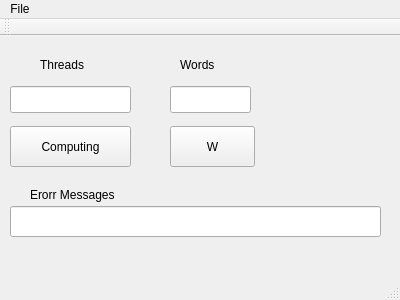
<?xml version="1.0" encoding="UTF-8"?>
<ui version="4.0">
 <class>MainWindow</class>
 <widget class="QMainWindow" name="MainWindow">
  <property name="geometry">
   <rect>
    <x>0</x>
    <y>0</y>
    <width>400</width>
    <height>300</height>
   </rect>
  </property>
  <property name="windowTitle">
   <string>MainWindow</string>
  </property>
  <widget class="QWidget" name="centralWidget">
   <widget class="QPushButton" name="pushButton">
    <property name="geometry">
     <rect>
      <x>10</x>
      <y>90</y>
      <width>121</width>
      <height>41</height>
     </rect>
    </property>
    <property name="text">
     <string>Computing</string>
    </property>
   </widget>
   <widget class="QLineEdit" name="lineEdit">
    <property name="geometry">
     <rect>
      <x>10</x>
      <y>50</y>
      <width>121</width>
      <height>27</height>
     </rect>
    </property>
   </widget>
   <widget class="QLabel" name="label">
    <property name="geometry">
     <rect>
      <x>40</x>
      <y>20</y>
      <width>55</width>
      <height>17</height>
     </rect>
    </property>
    <property name="text">
     <string>Threads</string>
    </property>
   </widget>
   <widget class="QLineEdit" name="lineEdit_2">
    <property name="geometry">
     <rect>
      <x>170</x>
      <y>50</y>
      <width>81</width>
      <height>27</height>
     </rect>
    </property>
   </widget>
   <widget class="QLabel" name="label_2">
    <property name="geometry">
     <rect>
      <x>180</x>
      <y>20</y>
      <width>55</width>
      <height>17</height>
     </rect>
    </property>
    <property name="text">
     <string>Words</string>
    </property>
   </widget>
   <widget class="QPushButton" name="pushButton_2">
    <property name="geometry">
     <rect>
      <x>170</x>
      <y>90</y>
      <width>85</width>
      <height>41</height>
     </rect>
    </property>
    <property name="text">
     <string>W</string>
    </property>
   </widget>
   <widget class="QLineEdit" name="lineEdit_Error">
    <property name="geometry">
     <rect>
      <x>10</x>
      <y>170</y>
      <width>371</width>
      <height>31</height>
     </rect>
    </property>
   </widget>
   <widget class="QLabel" name="label_3">
    <property name="geometry">
     <rect>
      <x>30</x>
      <y>150</y>
      <width>111</width>
      <height>17</height>
     </rect>
    </property>
    <property name="text">
     <string>Erorr Messages</string>
    </property>
   </widget>
  </widget>
  <widget class="QMenuBar" name="menuBar">
   <property name="geometry">
    <rect>
     <x>0</x>
     <y>0</y>
     <width>400</width>
     <height>27</height>
    </rect>
   </property>
   <widget class="QMenu" name="menuFile">
    <property name="title">
     <string>File</string>
    </property>
    <addaction name="actionOpen"/>
   </widget>
   <addaction name="menuFile"/>
  </widget>
  <widget class="QToolBar" name="mainToolBar">
   <attribute name="toolBarArea">
    <enum>TopToolBarArea</enum>
   </attribute>
   <attribute name="toolBarBreak">
    <bool>false</bool>
   </attribute>
  </widget>
  <widget class="QStatusBar" name="statusBar"/>
  <action name="actionOpen">
   <property name="text">
    <string>Open</string>
   </property>
  </action>
 </widget>
 <layoutdefault spacing="6" margin="11"/>
 <resources/>
 <connections/>
</ui>
